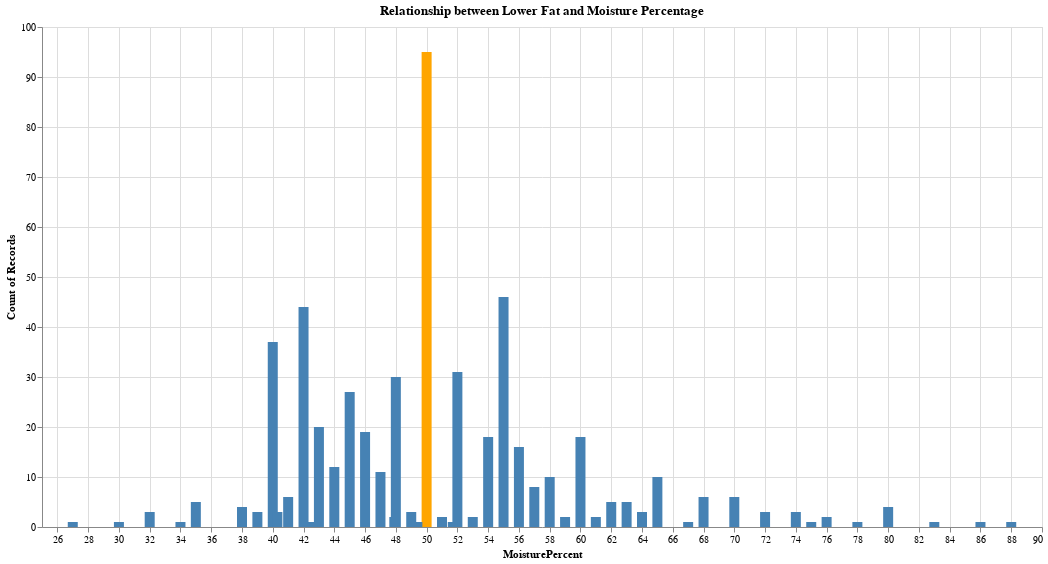

The notebook cell this image was saved under:
### Code cell
moist_lowfat_chart = (alt.Chart(low_fat, width = 1000, height = 500)
                       .mark_bar(size = 10)
                       .encode(alt.X('MoisturePercent:Q'),
                               y = 'count()',
                               color=alt.condition(alt.datum.MoisturePercent == 50.0,  # If the moisture percent is 50% this test returns True,
                                                   alt.value('orange'),     # which sets the bar orange.
                                                   alt.value('steelblue')   # And if it's not true it sets the bar steelblue.
    ) )
                       .properties(title = 'Relationship between Lower Fat and Moisture Percentage'))
moist_lowfat_chart

### Figure 1 — Vega-Lite specification as saved in the notebook (floating-point values rounded to 4 significant figures; data arrays with more than 128 entries replaced by an {"elided": "..."} marker saying what was removed)
{"config": {"view": {"continuousWidth": 400, "continuousHeight": 300}}, "data": {"name": "data-84d772f7662bb7fd4be6abb34f90935c"}, "mark": {"type": "bar", "size": 10}, "encoding": {"color": {"condition": {"value": "orange", "test": "(datum.MoisturePercent === 50.0)"}, "value": "steelblue"}, "x": {"type": "quantitative", "field": "MoisturePercent"}, "y": {"type": "quantitative", "aggregate": "count"}}, "height": 500, "title": "Relationship between Lower Fat and Moisture Percentage", "width": 1000, "$schema": "https://vega.github.io/schema/vega-lite/v4.8.1.json", "datasets": {"data-84d772f7662bb7fd4be6abb34f90935c": {"elided": "550 records"}}}
